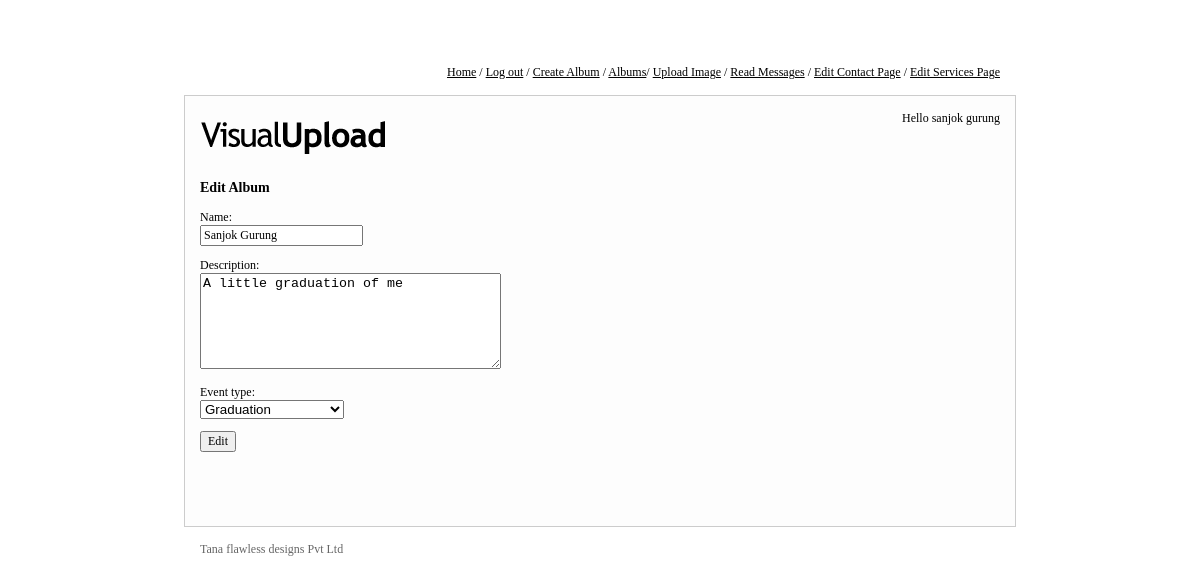
Page /admin/edit_album.php?album_id=23 (signed in) on the committed database.
### tables this page shows
CREATE TABLE IF NOT EXISTS `albums` (
  `album_id` int(11) NOT NULL AUTO_INCREMENT,
  `user_id` int(11) NOT NULL,
  `timestamp` int(11) NOT NULL,
  `name` varchar(55) NOT NULL,
  `description` text NOT NULL,
  `event` varchar(255) NOT NULL,
  PRIMARY KEY (`album_id`)
);

### admin/func/album.func.php (called while the page is built, shortened)
<?php
function album_data($album_id){
 $album_id = (int)$album_id;
 $args = func_get_args();
 unset($args[0]);
 $fields = '`'.implode('`,`',$args).'`';
 $query = mysql_query("SELECT $fields FROM `albums` WHERE `album_id`=$album_id AND `user_id`=".$_SESSION['user_id']);
 $query_result = mysql_fetch_assoc($query);
     foreach($args as $field){
        $args [$field] = $query_result[$field];
      }
	  return $args;
 }
?>

### admin/edit_album.php (the view, shortened to what this page needs)
<?php
include 'template/header.php';
?>
<h3>Edit Album</h3>
<?php
$album_id = $_GET['album_id'];
$album_data = album_data($album_id,'name','description');
?>
<form action ="?album_id=<?php echo $album_id?>" method ="post">
   <p>Name: <br><input type="text" name="album_name" maxlength = "55" value="<?php echo $album_data['name'];?>" /></p>
   <p>Description:<br><textarea name="album_description" rows="6" cols="35" maxlength="255"><?php echo $album_data['description']; ?></textarea></p>
    <p>Event type: <br><select name="event_type">
        <option value="Graduation">Graduation</option>
   </select>
   <p><input type="submit" value="Edit"> </p>
   </form>
<?php
include 'template/footer.php';
?>

### admin/css/style.css (style rules this page uses)
body { background:#fff; font-family:Georgia; font-size:12px; margin-top:50px; }
input { font-family:Georgia; font-size:12px; color:#000000; }

### rows in the picture
albums: album_name "Sanjok Gurung", album_description "A little graduation of me"

### other values in the picture
$user_data['name'] "sanjok gurung"
